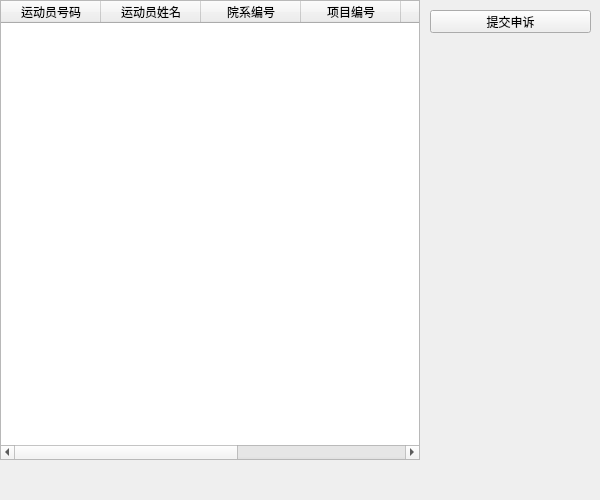
<?xml version="1.0" encoding="UTF-8"?>
<ui version="4.0">
 <class>athlete_complaint</class>
 <widget class="QWidget" name="athlete_complaint">
  <property name="geometry">
   <rect>
    <x>0</x>
    <y>0</y>
    <width>600</width>
    <height>500</height>
   </rect>
  </property>
  <property name="windowTitle">
   <string>athlete_complaint</string>
  </property>
  <widget class="QTableWidget" name="tableWidget">
   <property name="geometry">
    <rect>
     <x>0</x>
     <y>0</y>
     <width>420</width>
     <height>460</height>
    </rect>
   </property>
   <column>
    <property name="text">
     <string>运动员号码</string>
    </property>
   </column>
   <column>
    <property name="text">
     <string>运动员姓名</string>
    </property>
   </column>
   <column>
    <property name="text">
     <string>院系编号</string>
    </property>
   </column>
   <column>
    <property name="text">
     <string>项目编号</string>
    </property>
   </column>
   <column>
    <property name="text">
     <string>分数</string>
    </property>
   </column>
   <column>
    <property name="text">
     <string>排名</string>
    </property>
   </column>
   <column>
    <property name="text">
     <string>状态</string>
    </property>
   </column>
  </widget>
  <widget class="QPushButton" name="pushButton">
   <property name="geometry">
    <rect>
     <x>430</x>
     <y>10</y>
     <width>161</width>
     <height>23</height>
    </rect>
   </property>
   <property name="text">
    <string>提交申诉</string>
   </property>
  </widget>
 </widget>
 <resources/>
 <connections>
  <connection>
   <sender>pushButton</sender>
   <signal>clicked()</signal>
   <receiver>athlete_complaint</receiver>
   <slot>slot1()</slot>
   <hints>
    <hint type="sourcelabel">
     <x>523</x>
     <y>25</y>
    </hint>
    <hint type="destinationlabel">
     <x>526</x>
     <y>81</y>
    </hint>
   </hints>
  </connection>
 </connections>
 <slots>
  <slot>slot1()</slot>
 </slots>
</ui>
